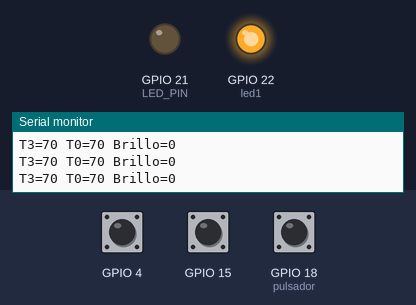
Recording of a sketch running on a simulated ESP32. Parts: output pins drawn as LEDs (lit = HIGH), the last lines printed to the serial monitor. The test bench sets the inputs (shaded band); at power-on: GPIO 4 HIGH, GPIO 18 (pulsador) HIGH, GPIO 15 HIGH.

Above: at 1.2 s.
1.3 s: GPIO 4 pulled LOW for 1 s
At 2.5 s:
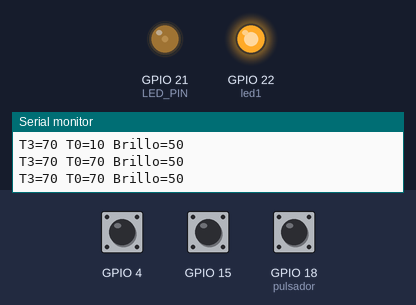
4.3 s: GPIO 18 (pulsador) pulled LOW for 0.15 s
At 4.4 s:
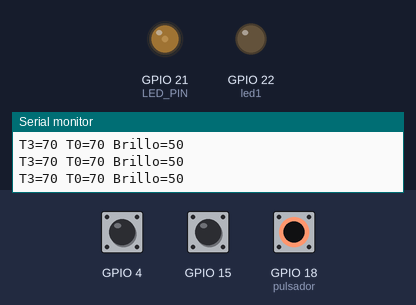
6.0 s: GPIO 4 pulled LOW for 3.2 s
At 9.4 s:
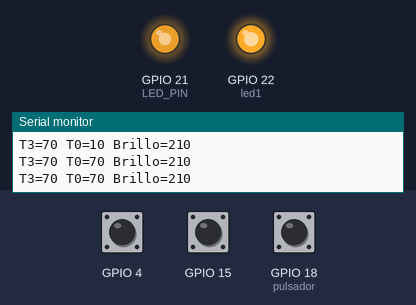
10.7 s: GPIO 18 (pulsador) pulled LOW for 1 s
At 11.5 s:
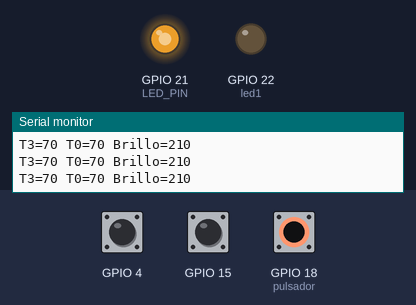
13.2 s: GPIO 18 (pulsador) pulled LOW for 3.2 s
At 17.6 s:
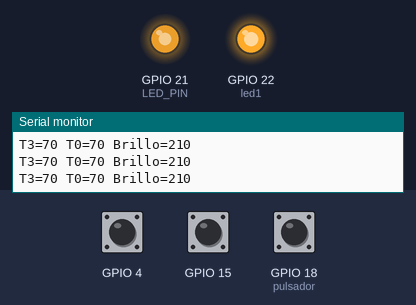
17.9 s: GPIO 15 pulled LOW for 1 s
At 19.9 s:
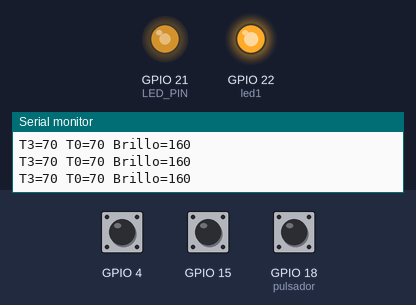
Timing chart, 0 to 21.4 s (numbered marks = the images above; inputs shaded):
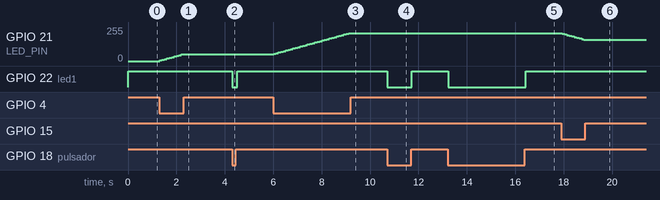

The sketch:

sensor_capacitivo_esp.ino
```cpp
#define LEDC_CHANNEL_0     0    // use first channel of 16 channels (started from zero)
#define LEDC_TIMER_8_BIT   8    // use 8 bit precission for LEDC timer
#define LEDC_BASE_FREQ     5000 // use 5000 Hz as a LEDC base frequency
#define LED_PIN            21    // // Led Verde

int brillo = 0;
int sensorT0 = 0;
int sensorT3 = 0;
const int pulsador = 18;
const int led1 = 22;


void setup() {
  Serial.begin(115200);

  ledcSetup(LEDC_CHANNEL_0, LEDC_BASE_FREQ, LEDC_TIMER_8_BIT); // Setup timer and attach timer to a led pin
  ledcAttachPin(LED_PIN, LEDC_CHANNEL_0);

  pinMode(pulsador, INPUT_PULLUP); // Pulsador
  pinMode(led1, OUTPUT);       // Led Rojo
}

void loop() {

  sensorT0 = touchRead(T0);
  sensorT3 = touchRead(T3);

  if (sensorT0 < 20 and sensorT0 != 0) {
    brillo = brillo + 5;
    if (brillo >= 255) {
      brillo = 255;
    }
  }
  if (sensorT3 < 20 and sensorT3 != 0) {
    brillo = brillo - 5;
    if (brillo <= 0) {
      brillo = 0;
    }
  }

  Serial.println("T3=" + String(sensorT3) + " T0=" + String(sensorT0) + " Brillo=" + String(brillo));

  ledcWrite(LEDC_CHANNEL_0, brillo);

  digitalWrite(led1, digitalRead(pulsador));

  delay(100);
}
```

Measured:
- after the input at 1.3 s, GPIO 21 (LED_PIN): moves from 0/255 to 50/255 over 0.90 s, starting at once
- after the input at 4.3 s, GPIO 22 (led1): HIGH → LOW at once, → HIGH 0.20 s later
- after the input at 6.0 s, GPIO 21 (LED_PIN): moves from 50/255 to 209/255 over 3.1 s, starting at once
- after the input at 10.7 s, GPIO 22 (led1): HIGH → LOW at once, → HIGH 1.0 s later
- after the input at 13.2 s, GPIO 22 (led1): HIGH → LOW at once, → HIGH 3.2 s later
- after the input at 17.9 s, GPIO 21 (LED_PIN): moves from 209/255 to 159/255 over 0.90 s, starting at once
